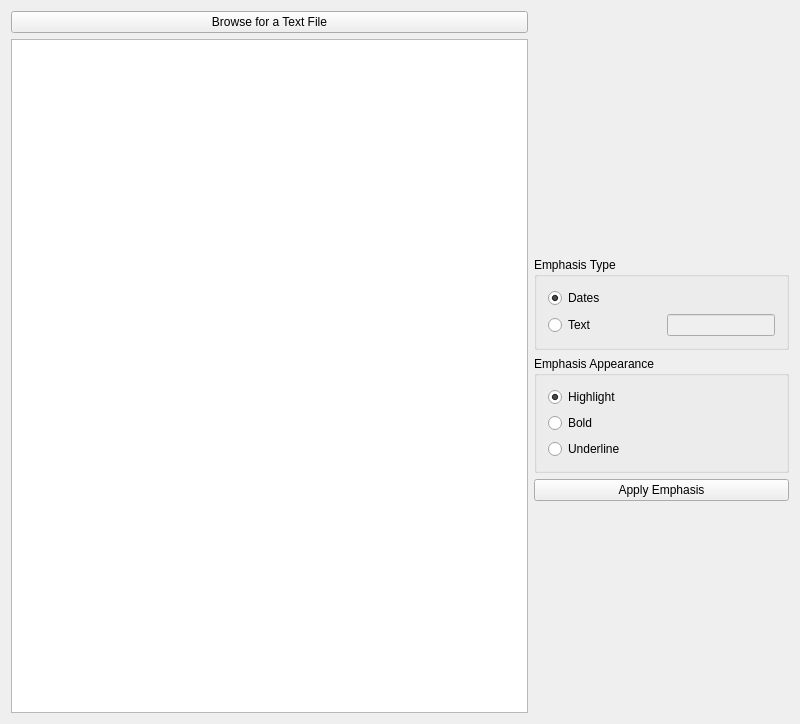
<?xml version="1.0" encoding="UTF-8"?>
<ui version="4.0">
 <class>MainWindow</class>
 <widget class="QMainWindow" name="MainWindow">
  <property name="geometry">
   <rect>
    <x>0</x>
    <y>0</y>
    <width>800</width>
    <height>724</height>
   </rect>
  </property>
  <property name="windowTitle">
   <string>Q4 - Date Highlighter</string>
  </property>
  <widget class="QWidget" name="centralWidget">
   <layout class="QGridLayout" name="gridLayout">
    <item row="1" column="0" colspan="2">
     <widget class="QPushButton" name="btnBrowse">
      <property name="text">
       <string>Browse for a Text File</string>
      </property>
     </widget>
    </item>
    <item row="2" column="2">
     <spacer name="verticalSpacer_2">
      <property name="orientation">
       <enum>Qt::Vertical</enum>
      </property>
      <property name="sizeHint" stdset="0">
       <size>
        <width>20</width>
        <height>40</height>
       </size>
      </property>
     </spacer>
    </item>
    <item row="3" column="2">
     <widget class="QGroupBox" name="groupBox_2">
      <property name="title">
       <string>Emphasis Type</string>
      </property>
      <layout class="QGridLayout" name="gridLayout_2">
       <item row="1" column="0">
        <widget class="QRadioButton" name="radEmpTypeText">
         <property name="text">
          <string>Text</string>
         </property>
        </widget>
       </item>
       <item row="0" column="0">
        <widget class="QRadioButton" name="radEmpTypeDates">
         <property name="text">
          <string>Dates</string>
         </property>
         <property name="checked">
          <bool>true</bool>
         </property>
        </widget>
       </item>
       <item row="1" column="1">
        <widget class="QLineEdit" name="txtSearch">
         <property name="enabled">
          <bool>false</bool>
         </property>
         <property name="sizePolicy">
          <sizepolicy hsizetype="Maximum" vsizetype="Fixed">
           <horstretch>0</horstretch>
           <verstretch>0</verstretch>
          </sizepolicy>
         </property>
        </widget>
       </item>
      </layout>
     </widget>
    </item>
    <item row="6" column="2">
     <spacer name="verticalSpacer">
      <property name="orientation">
       <enum>Qt::Vertical</enum>
      </property>
      <property name="sizeHint" stdset="0">
       <size>
        <width>20</width>
        <height>40</height>
       </size>
      </property>
     </spacer>
    </item>
    <item row="4" column="2">
     <widget class="QGroupBox" name="groupBox">
      <property name="title">
       <string>Emphasis Appearance</string>
      </property>
      <layout class="QVBoxLayout" name="verticalLayout">
       <item>
        <widget class="QRadioButton" name="radEmpAppearHighLight">
         <property name="text">
          <string>Highlight</string>
         </property>
         <property name="checked">
          <bool>true</bool>
         </property>
        </widget>
       </item>
       <item>
        <widget class="QRadioButton" name="radEmpAppearBold">
         <property name="text">
          <string>Bold</string>
         </property>
        </widget>
       </item>
       <item>
        <widget class="QRadioButton" name="radEmpAppearUnderline">
         <property name="text">
          <string>Underline</string>
         </property>
        </widget>
       </item>
      </layout>
     </widget>
    </item>
    <item row="2" column="0" rowspan="5" colspan="2">
     <widget class="QTextEdit" name="textEdit"/>
    </item>
    <item row="5" column="2">
     <widget class="QPushButton" name="btnApply">
      <property name="text">
       <string>Apply Emphasis</string>
      </property>
     </widget>
    </item>
   </layout>
  </widget>
  <action name="actionOpen">
   <property name="text">
    <string>Open</string>
   </property>
  </action>
 </widget>
 <layoutdefault spacing="6" margin="11"/>
 <resources/>
 <connections/>
</ui>
